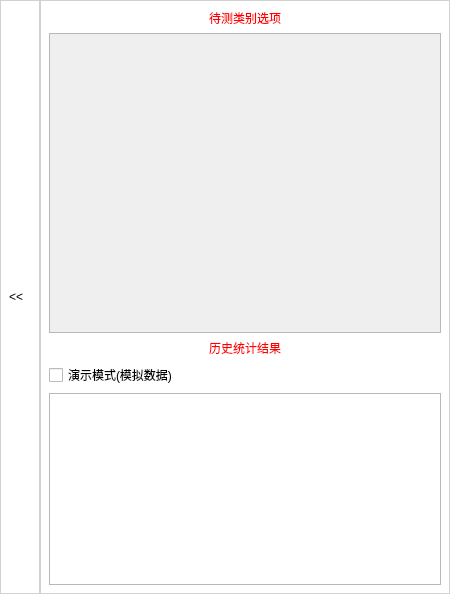
<?xml version="1.0" encoding="UTF-8"?>
<ui version="4.0">
 <class>funlist</class>
 <widget class="QWidget" name="funlist">
  <property name="geometry">
   <rect>
    <x>0</x>
    <y>0</y>
    <width>450</width>
    <height>594</height>
   </rect>
  </property>
  <property name="maximumSize">
   <size>
    <width>450</width>
    <height>16777215</height>
   </size>
  </property>
  <property name="windowTitle">
   <string>Form</string>
  </property>
  <property name="styleSheet">
   <string notr="true"/>
  </property>
  <layout class="QHBoxLayout" name="horizontalLayout">
   <property name="spacing">
    <number>0</number>
   </property>
   <property name="leftMargin">
    <number>0</number>
   </property>
   <property name="topMargin">
    <number>0</number>
   </property>
   <property name="rightMargin">
    <number>0</number>
   </property>
   <property name="bottomMargin">
    <number>0</number>
   </property>
   <item>
    <widget class="QWidget" name="icon" native="true">
     <property name="minimumSize">
      <size>
       <width>40</width>
       <height>0</height>
      </size>
     </property>
     <property name="maximumSize">
      <size>
       <width>40</width>
       <height>16777215</height>
      </size>
     </property>
     <property name="styleSheet">
      <string notr="true">background-color: rgb(255, 255, 255);
border:1px solid rgb(209, 209, 209);</string>
     </property>
     <layout class="QVBoxLayout" name="verticalLayout_2">
      <item>
       <widget class="QLabel" name="label_3">
        <property name="styleSheet">
         <string notr="true">border:0px;</string>
        </property>
        <property name="text">
         <string>&lt;&lt;</string>
        </property>
       </widget>
      </item>
     </layout>
    </widget>
   </item>
   <item>
    <widget class="QWidget" name="widget" native="true">
     <property name="styleSheet">
      <string notr="true">#widget{
	background-color: rgb(255, 255, 255);
	border:1px solid rgb(209, 209, 209);
}</string>
     </property>
     <layout class="QVBoxLayout" name="verticalLayout" stretch="0,7,0,0,0">
      <property name="leftMargin">
       <number>9</number>
      </property>
      <property name="topMargin">
       <number>9</number>
      </property>
      <property name="rightMargin">
       <number>9</number>
      </property>
      <property name="bottomMargin">
       <number>9</number>
      </property>
      <item>
       <widget class="QLabel" name="label">
        <property name="styleSheet">
         <string notr="true">background-color: rgb(255, 255, 255);
font: 700 12pt &quot;微软雅黑&quot;;
color: rgb(255, 0, 0);</string>
        </property>
        <property name="text">
         <string>待测类别选项</string>
        </property>
        <property name="alignment">
         <set>Qt::AlignCenter</set>
        </property>
       </widget>
      </item>
      <item>
       <widget class="QScrollArea" name="buttonArea">
        <property name="maximumSize">
         <size>
          <width>16777215</width>
          <height>600</height>
         </size>
        </property>
        <property name="widgetResizable">
         <bool>true</bool>
        </property>
        <widget class="QWidget" name="scrollAreaWidgetContents">
         <property name="geometry">
          <rect>
           <x>0</x>
           <y>0</y>
           <width>390</width>
           <height>294</height>
          </rect>
         </property>
         <layout class="QGridLayout" name="gridLayout">
          <property name="leftMargin">
           <number>0</number>
          </property>
          <property name="topMargin">
           <number>0</number>
          </property>
          <property name="rightMargin">
           <number>0</number>
          </property>
          <property name="bottomMargin">
           <number>0</number>
          </property>
          <property name="spacing">
           <number>0</number>
          </property>
         </layout>
        </widget>
       </widget>
      </item>
      <item>
       <widget class="QLabel" name="label_2">
        <property name="styleSheet">
         <string notr="true">background-color: rgb(255, 255, 255);
font: 700 12pt &quot;微软雅黑&quot;;
color: rgb(255, 0, 0);</string>
        </property>
        <property name="text">
         <string>历史统计结果</string>
        </property>
        <property name="alignment">
         <set>Qt::AlignCenter</set>
        </property>
       </widget>
      </item>
      <item>
       <widget class="QCheckBox" name="checkBox">
        <property name="text">
         <string>演示模式(模拟数据)</string>
        </property>
       </widget>
      </item>
      <item>
       <widget class="QTableView" name="tables"/>
      </item>
     </layout>
    </widget>
   </item>
  </layout>
 </widget>
 <resources/>
 <connections/>
</ui>
